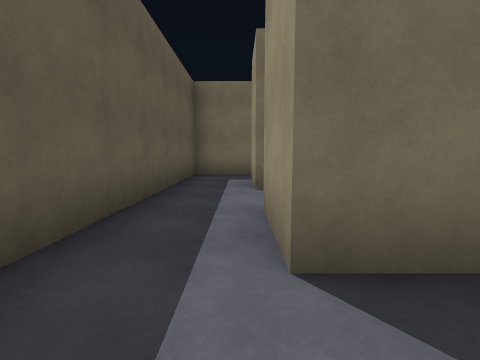
View 1 (above)

20 first-person views from a walk through a 3-D level made in the Unity game engine. The camera is 1.2 m above the floor, tilts 6° down and sees 85° across. The floor is counted in squares, 2 m on a side. Each view is taken from the middle of a square. On the plan, view 1 faces up. The plan holds only what a view shows up to about 9 squares ahead; the rest is blank. The player is left out.

View 2
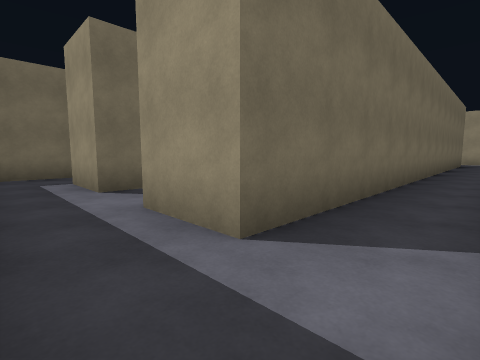

View 3
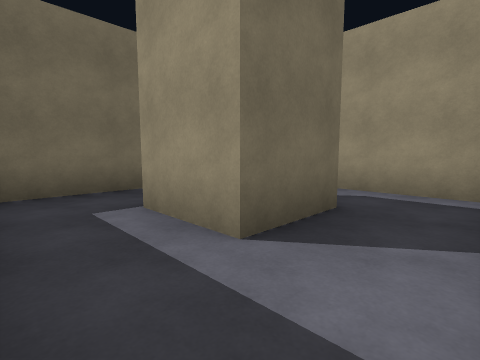

View 4
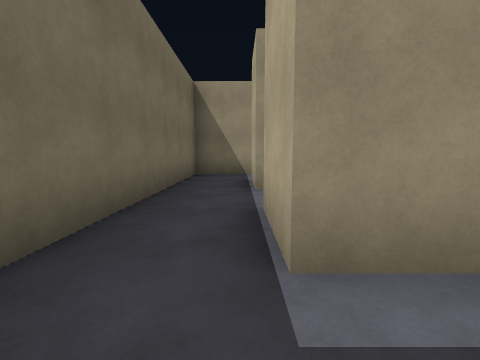

View 5
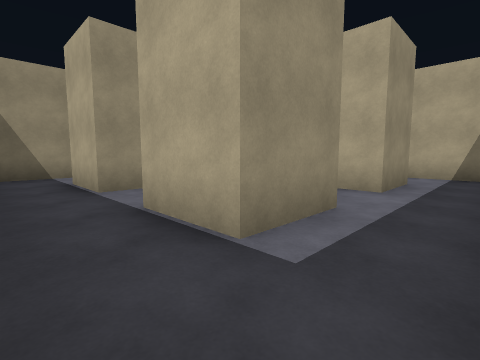

View 6
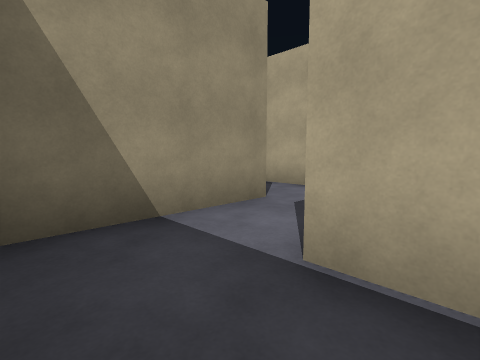

View 7
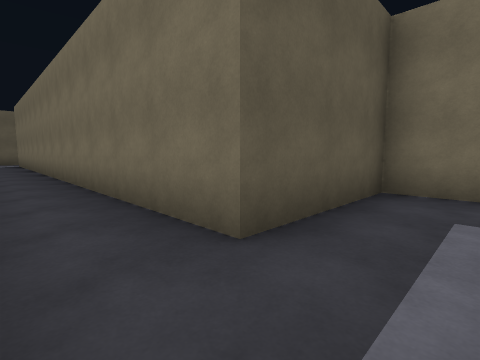

View 8
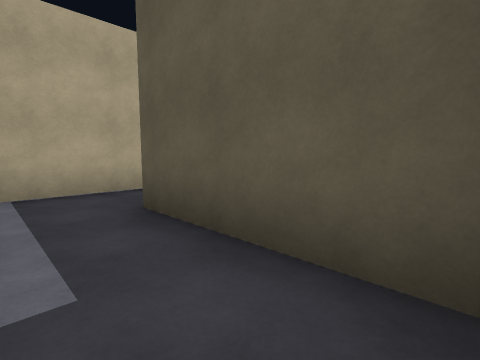

View 9
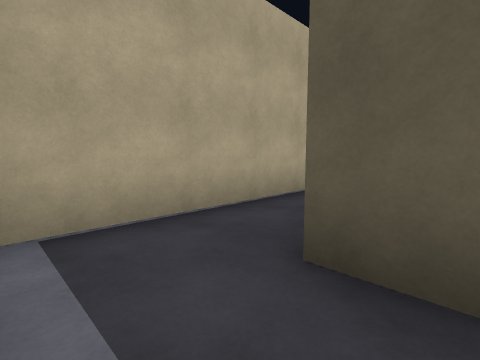

View 10
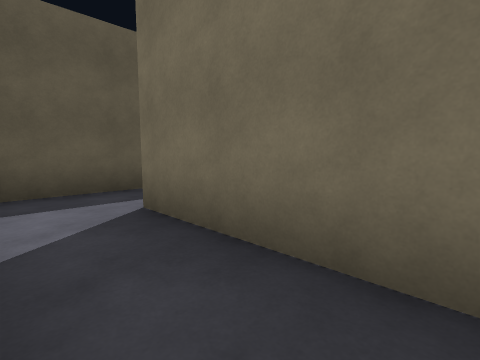

View 11
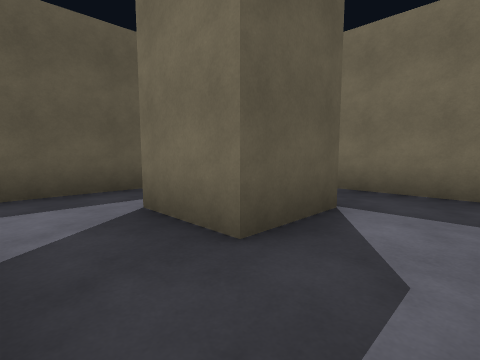

View 12
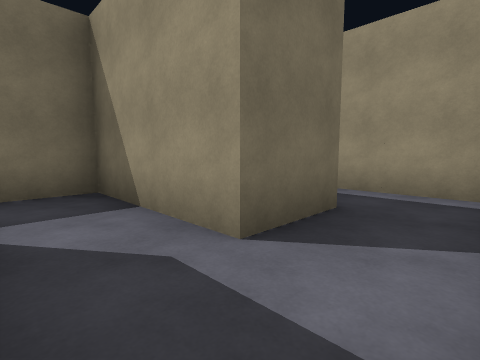

View 13
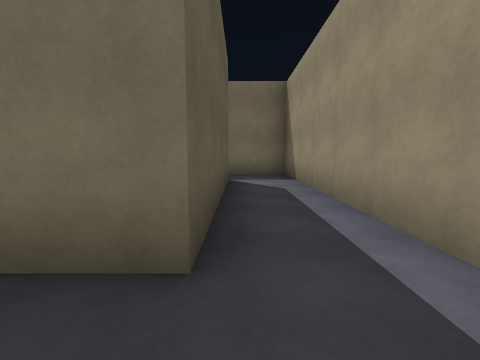

View 14
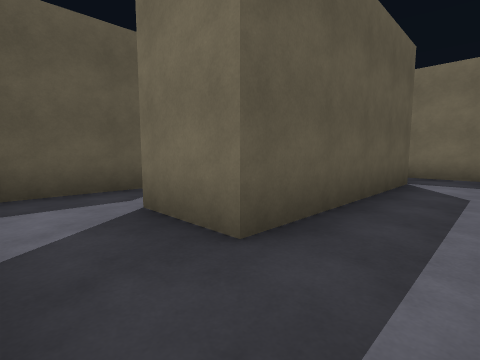

View 15
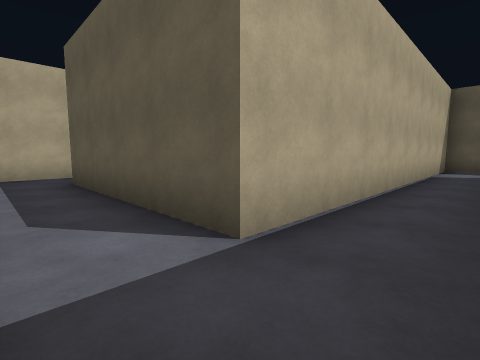

View 16
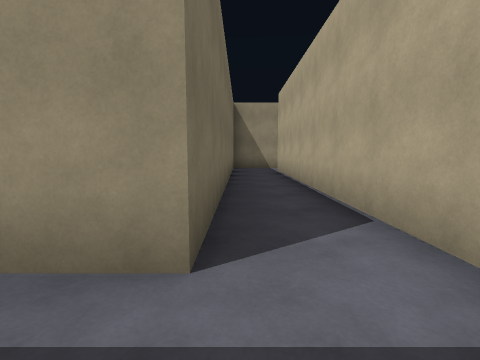

View 17
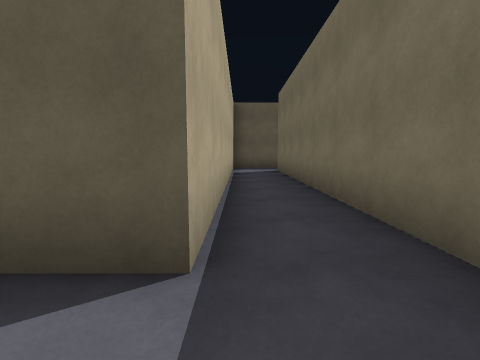

View 18
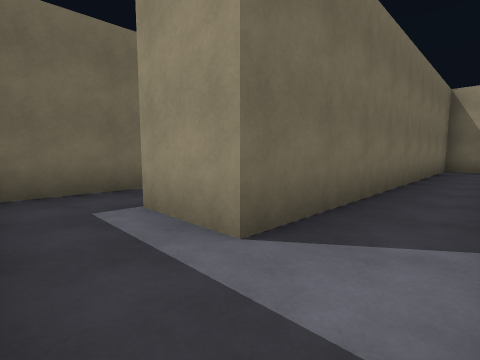

View 19
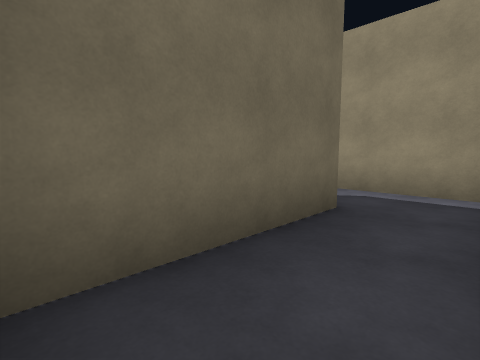

View 20
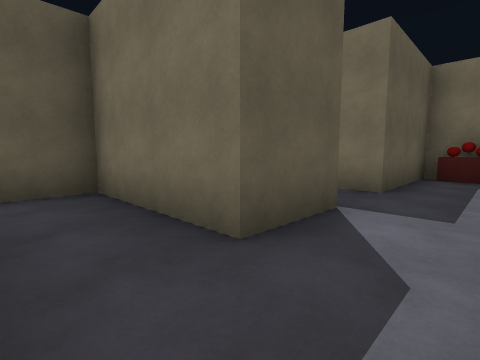

### Floor plan
Ten units are one square. View 1 is at (0, 0); x grows to the right and y downward. Boxes are objects, and circles mark ways between rooms. Rooms are numbered by the first view taken in them; rooms with no view inside come last. Other rooms are left out.
<svg viewBox="-17 -154 172 161">
<path fill="none" stroke="#000" d="M111 2 150 2M137 -25 137 -13 3 -13 3 -27M-8 2 6 2M-12 -25 -12 -1M18 -43 3 -43 3 -57 18 -57 18 -43M33 -31 33 -57 48 -57M3 -27 10 -27M45 -72 -12 -72 -12 -25M149 -43 137 -43 137 -25M65 -27 74 -27M48 -50 48 -31M78 -43 62 -43 62 -55M-12 -96 -12 -87 78 -87 78 -43M74 -27 88 -27M93 -31 93 -103 3 -103 3 -118M6 -132 -12 -132 -12 -121M33 -121 33 -140M18 -149 18 -132 6 -132M62 -55 62 -72 45 -72"/>
<circle cx="-5" cy="-20" r="3" fill="#2a7"/>
<circle cx="145" cy="-20" r="3" fill="#2a7"/>
<circle cx="40" cy="-65" r="3" fill="#2a7"/>
<circle cx="70" cy="-35" r="3" fill="#2a7"/>
<circle cx="55" cy="-50" r="3" fill="#2a7"/>
<circle cx="-5" cy="-110" r="3" fill="#2a7"/>
<circle cx="10" cy="-125" r="3" fill="#2a7"/>
<text x="70" y="-10">1</text>
<text x="20" y="-50">2</text>
<text x="140" y="-40">3</text>
<text x="60" y="-40">4</text>
<text x="50" y="-90">5</text>
<text x="-10" y="-130">6</text>
<text x="20" y="-130">7</text>
<text x="50" y="-70">8</text>
</svg>
Room 1 opens to room 2. Room 1 opens to room 3. Room 2 opens to room 8. Room 4 opens to room 5. Room 4 opens to room 8. Room 5 opens to room 6. Room 6 opens to room 7.

Where each view was taken, in squares from view 1:
view 1: 0 up, 0 right, facing up
view 2: 0 up, 1 left, facing up-right
view 3: 3 up, 1 left, facing up-right
view 4: 6 up, 1 left, facing right
view 5: 7 up, 1 left, facing down-right
view 6: 7 up, 4 right, facing down-right
view 7: 0 up, 15 right, facing up-left
view 8: 4 up, 15 right, facing down-left
view 9: 2 up, 15 right, facing down-left
view 10: 0 up, 3 right, facing up-left
view 11: 3 up, 3 right, facing up-left
view 12: 3 up, 5 right, facing up-right
view 13: 3 up, 8 right, facing up
view 14: 3 up, 9 right, facing up-left
view 15: 10 up, 9 right, facing down-left
view 16: 10 up, 1 left, facing right
view 17: 9 up, 9 right, facing left
view 18: 9 up, 1 left, facing up-right
view 19: 12 up, 1 left, facing up-right
view 20: 12 up, 3 right, facing up-left
